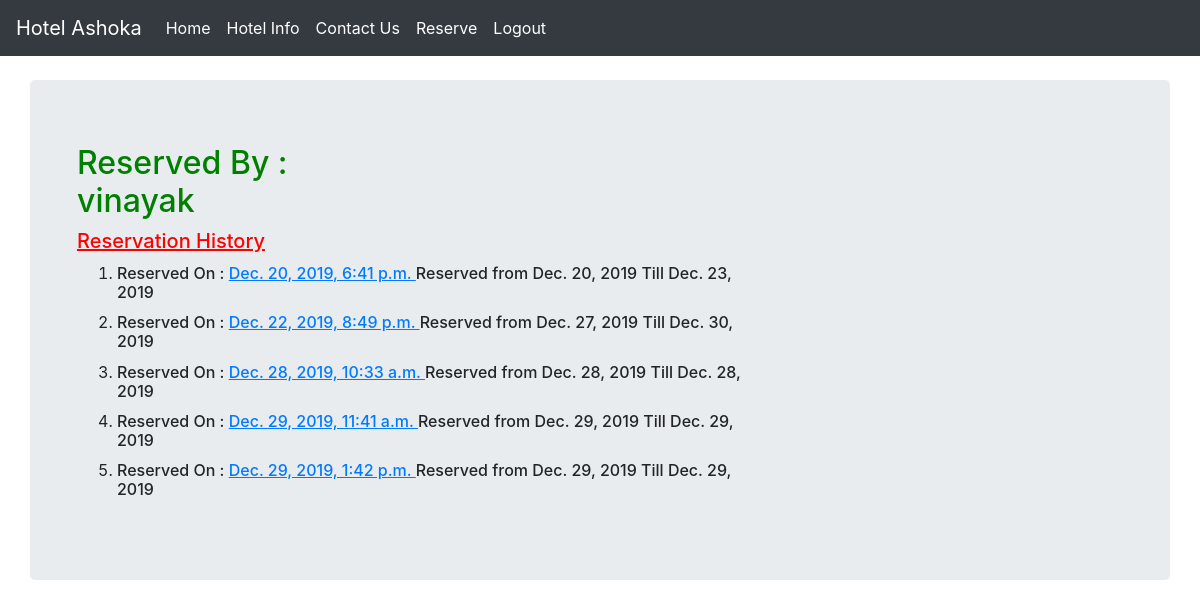
The app's page /reservation/by/vinayak/ (signed in) with its own data.
### reservation/models.py (models this page shows, shortened)
class Reserve(models.Model):
     name = models.ForeignKey(User, related_name="reserve", on_delete=models.CASCADE)
     booked_on = models.DateTimeField(default=timezone.now)
     check_in_date = models.DateField(blank=True, null=True)
     check_out_date= models.DateField(blank=True, null=True)

### reservation/views.py (the view)
# urls.py: url(r"by/(?P<username>[-\w]+)/$", views.UserPosts.as_view(), name="list"),
class UserPosts(LoginRequiredMixin,ListView):
    model = Reserve
    template_name = "reservation/user_reserve_list.html"
    def get_queryset(self):
        try:
            self.reserve_user = User.objects.prefetch_related("reserve").get(
                username__iexact=self.kwargs.get("username")
            )
        except User.DoesNotExist:
            raise Http404
        else:
            return self.reserve_user.reserve.all()
    def get_context_data(self, **kwargs):
        context = super().get_context_data(**kwargs)
        context["reserve_user"] = self.reserve_user
        return context

### reservation/templates/reservation/user_reserve_list.html
{% extends "base.html" %}
{% block content %}
	<div class="col-md-4">
		<h2 style="color:green;">Reserved By : {{ reserve_user.username }}</h2>
        <h5 style="color:red;"><u>Reservation History</u></h5>
	</div>
	<div class="col-md-8">
        <ol>
		{% for reserve in reserve_list %}
            <li> <h6> Reserved On :
				<a href="{% url 'reservation:detail' username=user.username pk=reserve.pk %}"><u>{{reserve.booked_on}} </u></a>
				Reserved from {{reserve.check_in_date}} Till {{reserve.check_out_date}} </h6></li>
		{% empty %}
				<h5>No data found</h5>
        {% endfor %}
        </ol>
	</div>
{% endblock %}

### templates/base.html (shortened to what this page needs)
<!DOCTYPE html>
<html lang="en">
<head>
    <link rel="stylesheet" href="https://stackpath.bootstrapcdn.com/bootstrap/4.4.1/css/bootstrap.min.css">
</head>
<body>
<nav class="navbar navbar-expand-lg navbar-dark bg-dark">
  <a class="navbar-brand" href="#">Hotel Ashoka</a>
  <div class="collapse navbar-collapse" id="navbarSupportedContent">
    <ul class="navbar-nav mr-auto">
    {% if user.is_authenticated %}
      <li class="nav-item active"> <a class="nav-link" href="{% url 'home' %}"> Home <span class="sr-only">(current)</span></a> </li>
      <li class="nav-item active"> <a class="nav-link" href="{% url 'info' %}"> Hotel Info </a> </li>
      <li class="nav-item active"> <a class="nav-link" href="{% url 'contact' %}"> Contact Us </a> </li>
      <li class="nav-item active"> <a class="nav-link" href="{% url 'reservation:reserve' %}"> Reserve </a> </li>
      <li class="nav-item active"> <a class="nav-link" href="{% url 'accounts:logout' %}"> Logout </a> </li>
    {% endif %}
    </ul>
  </div>
</nav>
<br>
<div class="container jumbotron">
        {% block content %}
        {% endblock %}
</div>
</body>
</html>

### records on screen
Reserve: booked_on "Dec. 20, 2019, 6:41 p.m.", check_in_date "Dec. 20, 2019", check_out_date "Dec. 23, 2019"
Reserve: booked_on "Dec. 22, 2019, 8:49 p.m.", check_in_date "Dec. 27, 2019", check_out_date "Dec. 30, 2019"
Reserve: booked_on "Dec. 28, 2019, 10:33 a.m.", check_in_date "Dec. 28, 2019", check_out_date "Dec. 28, 2019"
Reserve: booked_on "Dec. 29, 2019, 11:41 a.m.", check_in_date "Dec. 29, 2019", check_out_date "Dec. 29, 2019"
Reserve: booked_on "Dec. 29, 2019, 1:42 p.m.", check_in_date "Dec. 29, 2019", check_out_date "Dec. 29, 2019"

### other values on screen
{{ reserve_user.username }} "vinayak"
